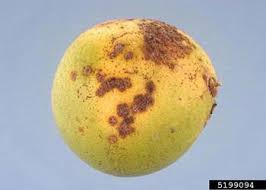
#> input picture web_app/3_pests_diseases/app/examples/orange/bacteria10.jpg, 266 x 190 px, given as the content of the folder /content/drive/MyDrive/Colab Notebooks/orange/pest_psyllid, which was not available
$ jupyter execute --allow-errors eda_imageorange.ipynb   (older library calls are emulated)   (text cells are left out)
#> lines starting #> are read from the running program, lines starting #| are printed output that depends on the picture; pictures that were not available may be replaced by others from this repository, and a replacement may not be noted
[cell 1]
import os
import pandas as pd
import numpy as np
import matplotlib.pyplot as plt
import cv2
from google.colab import drive
drive.mount('/content/drive')

# Path to the main folder containing subfolders
main_folder_path = '/content/drive/MyDrive/Colab Notebooks/orange'

[cell 2]
# Dictionary to hold file paths
image_paths = {
    'pest_psyllid': [],
    'healthy_leaf': [],
    'fungus_penicillium': [],
    'bacteria _citrus': []
}
for category in image_paths.keys():
    folder_path = os.path.join(main_folder_path, category)
    for file_name in os.listdir(folder_path):
        if file_name.endswith('.jpg') or file_name.endswith('.png'):
            image_paths[category].append(os.path.join(folder_path, file_name))

# Check the number of images in each category
category_counts = {category: len(paths) for category, paths in image_paths.items()}
print("Number of images in each category:")
for category, count in category_counts.items():
    print(f"{category}: {count} images")

# Plot the class distribution
plt.figure(figsize=(10, 5))
plt.bar(category_counts.keys(), category_counts.values())
plt.xlabel('Category')
plt.ylabel('Number of Images')
plt.title('Class Distribution')
plt.show()
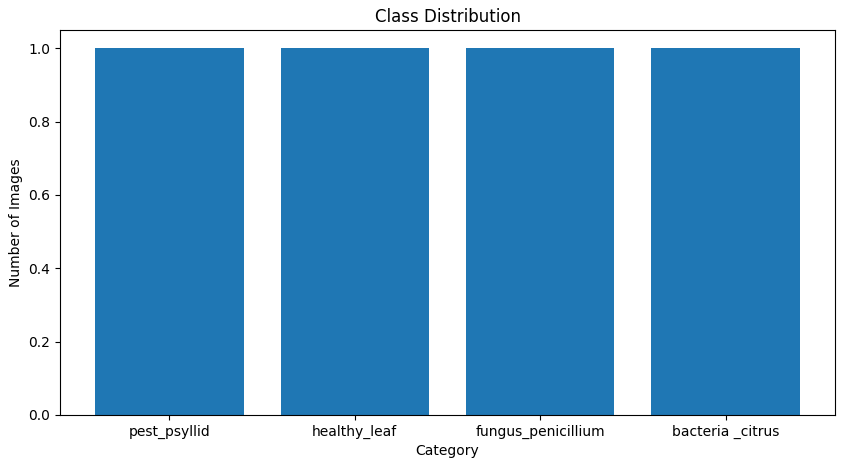
#> figure drawn by matplotlib, 1 panel

[cell 3]
def load_and_display_image(image_path):
    image = cv2.imread(image_path)
#> image is the input picture: shape (190, 266, 3); mean B, G, R 153.1, 172.3, 179.5
    image = cv2.cvtColor(image, cv2.COLOR_BGR2RGB)
    plt.imshow(image)
    plt.axis('off')
    plt.show()

#> (the rest of this cell did not finish here and is left out)

[cell 4]
import random

# Set a seed for reproducibility
random.seed(42)

# Number of samples per category
num_samples = 100  # You can adjust this number based on your needs

# Sample images from each category
sampled_image_paths = {
    category: random.sample(paths, min(num_samples, len(paths)))
    for category, paths in image_paths.items()
}

# Display the number of sampled images in each category
for category, paths in sampled_image_paths.items():
    print(f'{category}: {len(paths)} sampled images')

[cell 5]
#distribution of image dimensions for sampled images
dimensions = []
labels = []
for category, paths in sampled_image_paths.items():
    for image_file in paths:
        try:
            image = cv2.imread(image_file)
            if image is not None:
                dimensions.append(image.shape[:2])
                labels.append(category)
        except Exception as e:
            print(f"Error loading image {image_file}: {e}")

dimensions_df = pd.DataFrame(dimensions, columns=['Height', 'Width'])
dimensions_df['Category'] = labels

# Display basic statistics of image dimensions
grouped_stats = dimensions_df.groupby('Category').describe()
print(grouped_stats)

[cell 6]
from PIL import Image
from tensorflow.keras.preprocessing.image import img_to_array, array_to_img, ImageDataGenerator

# Define image size
IMG_SIZE = (256, 256)

# Function to preprocess images
def preprocess_image(image_path, img_size=IMG_SIZE):
#> called with img_size = (256, 256)
    img = Image.open(image_path)
    img = img.resize(img_size)
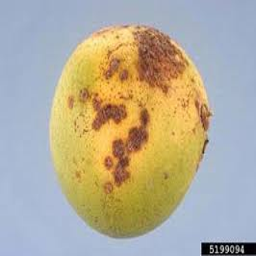
#> img: PIL image 256x256 RGB; mean R, G, B 179.5, 172.3, 153.1
    img_array = img_to_array(img) / 255.0  # Normalize the image
    return img_array

# Preprocess and store images
preprocessed_images = {category: [] for category in image_paths.keys()}

for category, paths in sampled_image_paths.items():
    for img_path in paths:
        preprocessed_images[category].append(preprocess_image(img_path))
#> (the call stopped at in preprocess_image, `img_array = img_to_array(img) / 255.0`: tensorflow is not available in this run)

print("Image preprocessing completed.")

[cell 7]
# Function to plot RGB histograms
def plot_rgb_histograms(image_paths, category):
#> called with category = 'pest_psyllid'
    for img_path in image_paths[:3]:
        img = cv2.imread(img_path)
        color = ('b', 'g', 'r')
        plt.figure(figsize=(15, 5))
        for i, col in enumerate(color):
            histr = cv2.calcHist([img], [i], None, [256], [0, 256])
            plt.plot(histr, color=col)
            plt.xlim([0, 256])
        plt.title(f'RGB Histogram for {category} - {os.path.basename(img_path)}')
        plt.xlabel('Pixel value')
        plt.ylabel('Frequency')
        plt.show()
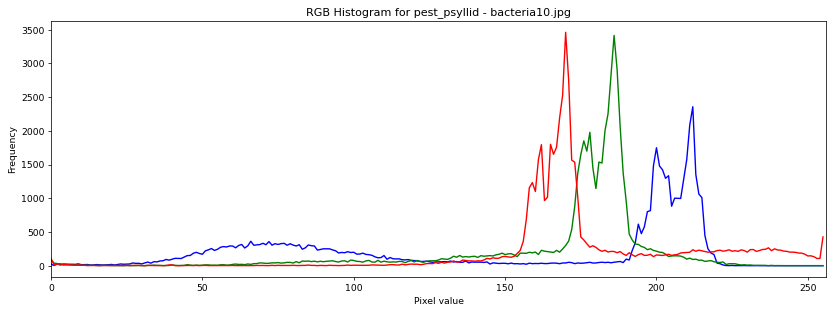
#> figure drawn by matplotlib, 1 panel; curve peaks at x = 212, y = 2357; curve peaks at x = 186, y = 3415; curve peaks at x = 170, y = 3461

# Plot RGB histograms for each category
for category, paths in sampled_image_paths.items():
    print(f'RGB histograms for {category}:')
    plot_rgb_histograms(paths, category)

[cell 8]
#Total energy of images
# Function to calculate total energy of an image
def calculate_total_energy(image_path):
    img = cv2.imread(image_path, cv2.IMREAD_GRAYSCALE)
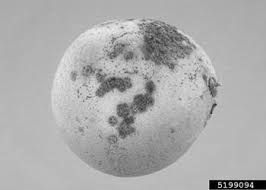
#> img: shape (190, 266); min 0, max 236, mean 172.3
    energy = np.sum(np.square(img))
#> energy = 5837860
    return energy

# Calculate and display total energy for a few sample images from each category
for category, paths in sampled_image_paths.items():
    print(f'Total energy for {category}:')
    for img_path in paths[:3]:
        energy = calculate_total_energy(img_path)
#> energy = 5837860
        print(f'{os.path.basename(img_path)}: {energy}')
#| bacteria10.jpg: 5837860

[cell 9]
#Blurriness using Laplacian
# Function to calculate blurriness using Laplacian
def calculate_blurriness(image_path):
    img = cv2.imread(image_path, cv2.IMREAD_GRAYSCALE)
    laplacian_var = cv2.Laplacian(img, cv2.CV_64F).var()
#> laplacian_var = 696.5
    return laplacian_var

# Calculate and display blurriness for a few sample images from each category
for category, paths in sampled_image_paths.items():
    print(f'Blurriness for {category}:')
    for img_path in paths[:3]:
        blurriness = calculate_blurriness(img_path)
#> blurriness = 696.5
        print(f'{os.path.basename(img_path)}: {blurriness}')

[cell 10]
image_paths

[cell 11]
# Calculate blurriness scores for each category
blurriness_scores = {}
idx = 0
for category, paths in image_paths.items():
    print(f'Calculating blurriness for {category}:')
    scores = [calculate_blurriness(img_path) for img_path in paths]
    blurriness_scores[category] = scores
    print(blurriness_scores)

[cell 12]
from scipy.stats import skew, kurtosis
for category, scores in blurriness_scores.items():
    skewness = skew(scores)
    kurt = kurtosis(scores)

    print(f"\nCategory: {category}")
    print(f"Skewness: {skewness}")
    print(f"Kurtosis: {kurt}")

    if abs(skewness) > 1 or kurt > 3:
        print("The data has a heavy tail.")
    else:
        print("The data does not have a heavy tail.")

[cell 13]
#Calculating noise using MAD# Function to calculate noise using MAD
def calculate_mad(image_path):
    img = cv2.imread(image_path, cv2.IMREAD_GRAYSCALE)
    median = np.median(img)
#> median = 180
    mad = np.median(np.abs(img - median))
#> mad = 6
    return mad

# Calculate and display MAD for a few sample images from each category
for category, paths in sampled_image_paths.items():
    print(f'MAD (Noise) for {category}:')
    for img_path in paths[:3]:
        mad = calculate_mad(img_path)
#> mad = 6
        print(f'{os.path.basename(img_path)}: {mad}')

[cell 14]
# Calculate number of images needed to match max number of images (healthy leaf)
max_count = max(category_counts.values())
#> max_count = 1
augmentation_counts = {category: max_count - count for category, count in category_counts.items()}
#> augmentation_counts = {'pest_psyllid': 0, 'healthy_leaf': 0, 'fungus_penicillium': 0, 'bacteria _citrus': 0}

print("Number of augmented images needed for each category:")
for category, count in augmentation_counts.items():
    print(f"{category}: {count} images")
#> this loop made 4 passes
#> category on passes 1 to 4: 'pest_psyllid', 'healthy_leaf', 'fungus_penicillium', 'bacteria _citrus'
#| pest_psyllid: 0 images
#| healthy_leaf: 0 images
#| fungus_penicillium: 0 images
#| bacteria _citrus: 0 images

[cell 15]
from tensorflow.keras.preprocessing.image import ImageDataGenerator, img_to_array, array_to_img

#data augmentation variables
#> (the rest of this cell did not finish here and is left out)

[cell 16]
import os

# Create directories to save augmented images
augmented_dir = '/content/drive/MyDrive/Colab Notebooks/orange/Augmented'
os.makedirs(augmented_dir, exist_ok=True)

# Function to augment and save images
def augment_images(image_paths, category, num_augmented_images):
    category_dir = os.path.join(augmented_dir, category)
    os.makedirs(category_dir, exist_ok=True)

    augmented_count = 0
    while augmented_count < num_augmented_images:
        for img_path in image_paths:
            if augmented_count >= num_augmented_images:
                break
            img = preprocess_image(img_path)
            img = np.expand_dims(img, axis=0)
            it = datagen.flow(img, batch_size=1)
            for _ in range(num_augmented_images - augmented_count):
                batch = it.next()
                aug_img = array_to_img(batch[0])
                aug_img.save(os.path.join(category_dir, f'aug_{augmented_count}.jpg'))
                augmented_count += 1

# Augment images for each underrepresented category
for category, num_augmented_images in augmentation_counts.items():
    if num_augmented_images > 0:
        print(f"Augmenting {num_augmented_images} images for {category}...")
        augment_images(image_paths[category], category, num_augmented_images)

[cell 17]
folder_path = '/content/drive/MyDrive/Colab Notebooks/orange/bacteria _citrus'
files = os.listdir(folder_path)

[cell 18]
files
files.sort()
for idx, file_name in enumerate(files, start=1):
#     # Define the new file name
    new_file_name = f'leaf_scorch{idx}.jpg'

#    # Get full paths
    old_file_path = os.path.join(folder_path, file_name)
    new_file_path = os.path.join(folder_path, new_file_name)

#     # Rename the file
    os.rename(old_file_path, new_file_path)

[cell 19]
folder_path = '/content/drive/MyDrive/Colab Notebooks/orange/bacteria _citrus'
files = os.listdir(folder_path)

[cell 20]
files
files.sort()  # Sort the files to maintain order

# # Rename files sequentially
for idx, file_name in enumerate(files, start=1):
#    # Define the new file name
     new_file_name = f'bacteria{idx}.jpg'

#     # Get full paths
     old_file_path = os.path.join(folder_path, file_name)
     new_file_path = os.path.join(folder_path, new_file_name)
     os.rename(old_file_path, new_file_path)

#     # Rename the file
      #os.rename(old_file_path, new_file_path)
